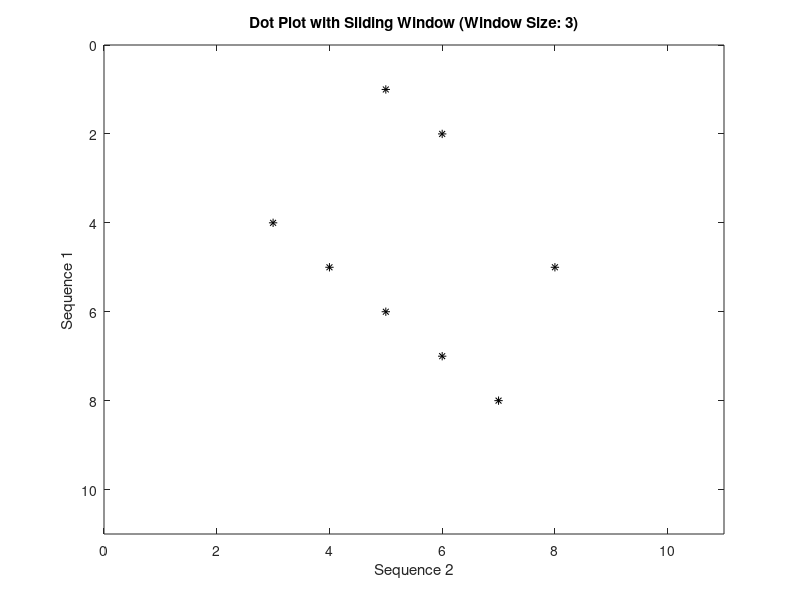

The MATLAB source for this figure:
% Define two sequences
seq1 = 'AGCTTAGCTA';
seq2 = 'CGTTAGCTAG';

% Define sliding window size
windowSize = 3;

% Initialize the dot plot matrix
len1 = length(seq1);
len2 = length(seq2);
dotPlotMatrix = zeros(len1, len2);

% Sliding window comparison
for i = 1:len1 - windowSize + 1
    for j = 1:len2 - windowSize + 1
        % Extract window segments
        windowSeq1 = seq1(i:i + windowSize - 1);
        windowSeq2 = seq2(j:j + windowSize - 1);
        
        % Check if windows match
        if strcmp(windowSeq1, windowSeq2)
            dotPlotMatrix(i, j) = 1;
        end
    end
end

% Plot the dot plot
figure;
spy(dotPlotMatrix, 'k'); % 'k' for black dots
xlabel('Sequence 2');
ylabel('Sequence 1');
title(['Dot Plot with Sliding Window (Window Size: ', num2str(windowSize), ')']);
